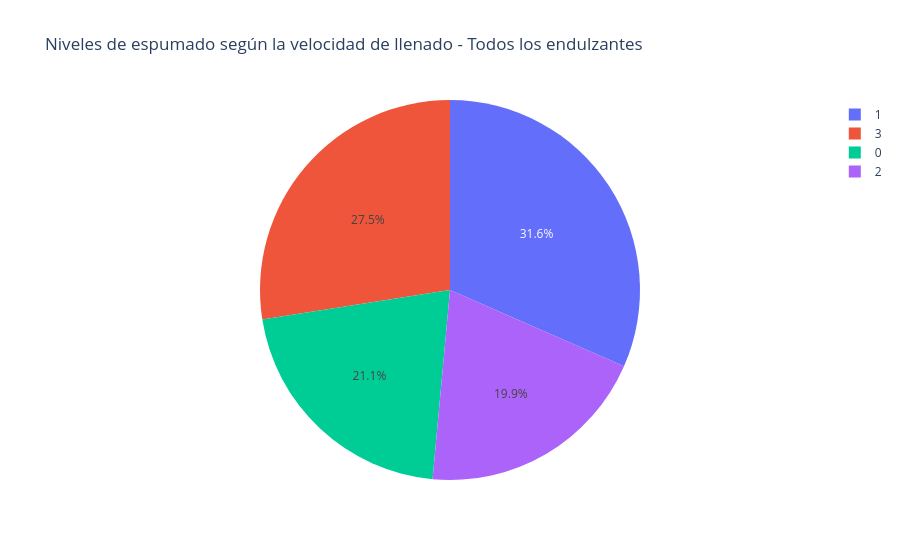
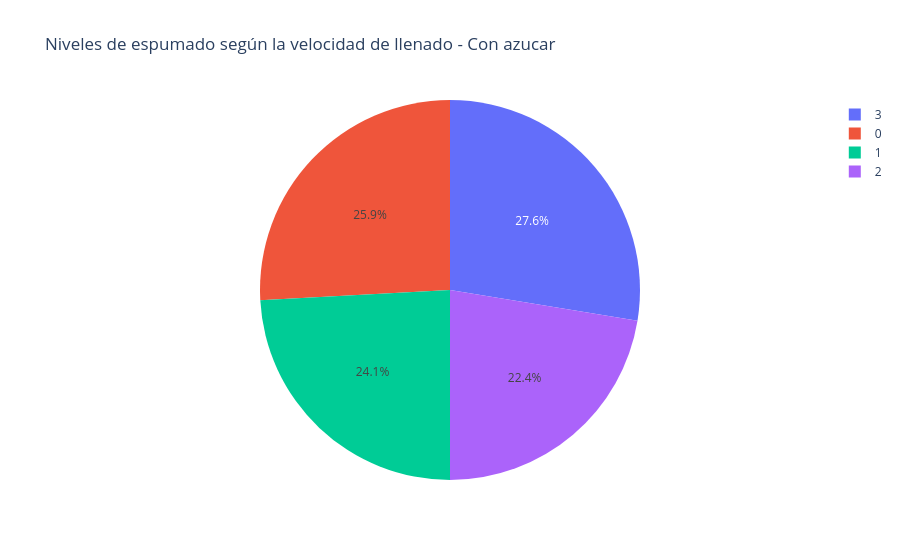
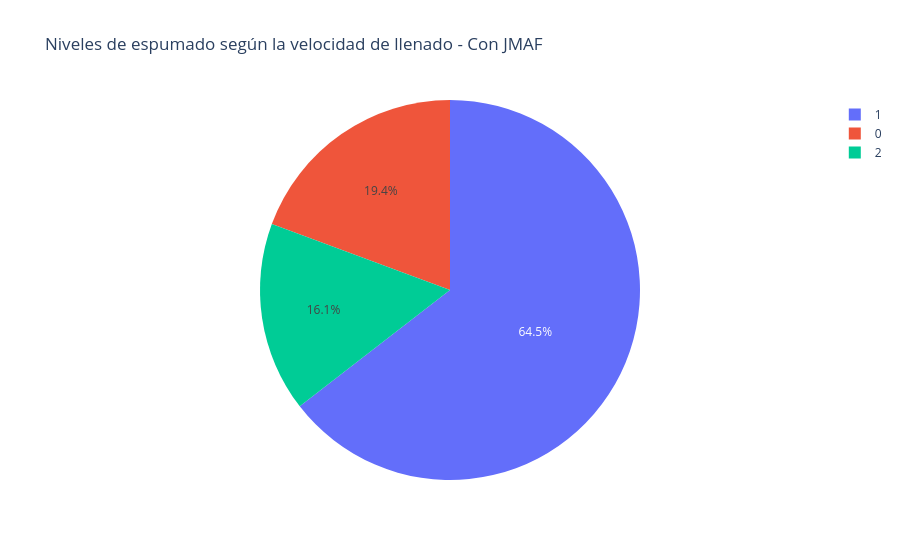
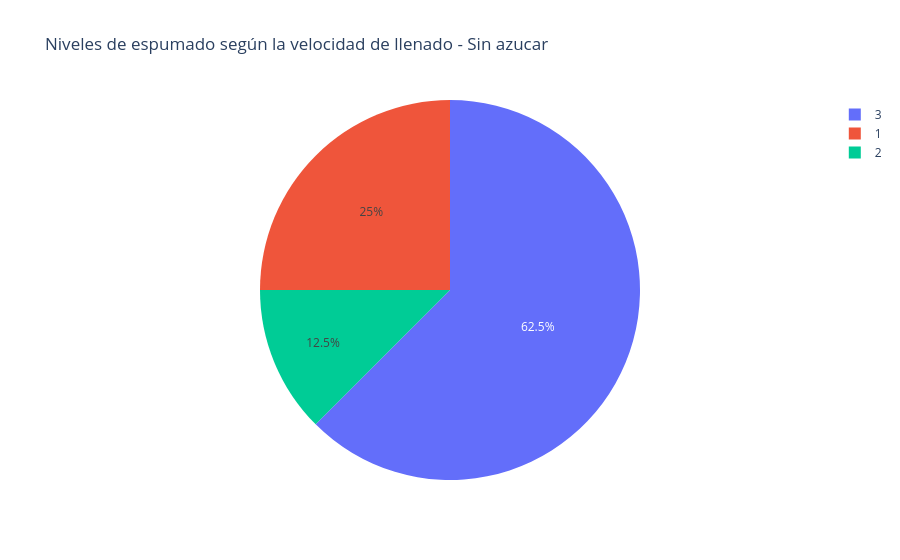

Write notebook code for charts like these, in order.
### Code cell
data = [df_copia, df_ConAzucar, df_jmaf, df_SinAzucar]

titles = [
    "Todos los endulzantes",
    "Con azucar",
    "Con JMAF",
    "Sin azucar"
]

file_names = [
    "todos_los_endulzantes",
    "con_azucar",
    "con_JMAF",
    "sin_azucar"
]

for df_actual, titulo, nombre_archivo in zip(data, titles, file_names):

    # Contar las ocurrencias de cada nivel de espumado
    counts = (
        df_actual["Nivel de espumado"]
        .value_counts()
        .reset_index()
    )

    counts.columns = ["Nivel de espumado", "count"]

    # Crear gráfico de torta
    fig = px.pie(
        counts,
        names="Nivel de espumado",
        values="count",
        title=f"Niveles de espumado según la velocidad de llenado - {titulo}"
    )

    # Mostrar gráfico
    fig.show()

    # Guardar HTML + PNG
    save_plotly_figure(
        fig,
        nombre_archivo
    )

### Figure 1 — Plotly figure (JSON) as saved in the notebook; plotly's stock layout.template omitted (floating-point values rounded to 4 significant figures)
{"data": [{"domain": {"x": [0, 1], "y": [0, 1]}, "hovertemplate": "Nivel de espumado=%{label}<br>count=%{value}<extra></extra>", "labels": [1, 3, 0, 2], "legendgroup": "", "name": "", "showlegend": true, "type": "pie", "values": [54, 47, 36, 34]}], "layout": {"legend": {"tracegroupgap": 0}, "title": {"text": "Niveles de espumado según la velocidad de llenado - Todos los endulzantes"}}}

### Figure 2 — Plotly figure (JSON) as saved in the notebook; plotly's stock layout.template omitted (floating-point values rounded to 4 significant figures)
{"data": [{"domain": {"x": [0, 1], "y": [0, 1]}, "hovertemplate": "Nivel de espumado=%{label}<br>count=%{value}<extra></extra>", "labels": [3, 0, 1, 2], "legendgroup": "", "name": "", "showlegend": true, "type": "pie", "values": [32, 30, 28, 26]}], "layout": {"legend": {"tracegroupgap": 0}, "title": {"text": "Niveles de espumado según la velocidad de llenado - Con azucar"}}}

### Figure 3 — Plotly figure (JSON) as saved in the notebook; plotly's stock layout.template omitted (floating-point values rounded to 4 significant figures)
{"data": [{"domain": {"x": [0, 1], "y": [0, 1]}, "hovertemplate": "Nivel de espumado=%{label}<br>count=%{value}<extra></extra>", "labels": [1, 0, 2], "legendgroup": "", "name": "", "showlegend": true, "type": "pie", "values": [20, 6, 5]}], "layout": {"legend": {"tracegroupgap": 0}, "title": {"text": "Niveles de espumado según la velocidad de llenado - Con JMAF"}}}

### Figure 4 — Plotly figure (JSON) as saved in the notebook; plotly's stock layout.template omitted (floating-point values rounded to 4 significant figures)
{"data": [{"domain": {"x": [0, 1], "y": [0, 1]}, "hovertemplate": "Nivel de espumado=%{label}<br>count=%{value}<extra></extra>", "labels": [3, 1, 2], "legendgroup": "", "name": "", "showlegend": true, "type": "pie", "values": [15, 6, 3]}], "layout": {"legend": {"tracegroupgap": 0}, "title": {"text": "Niveles de espumado según la velocidad de llenado - Sin azucar"}}}
